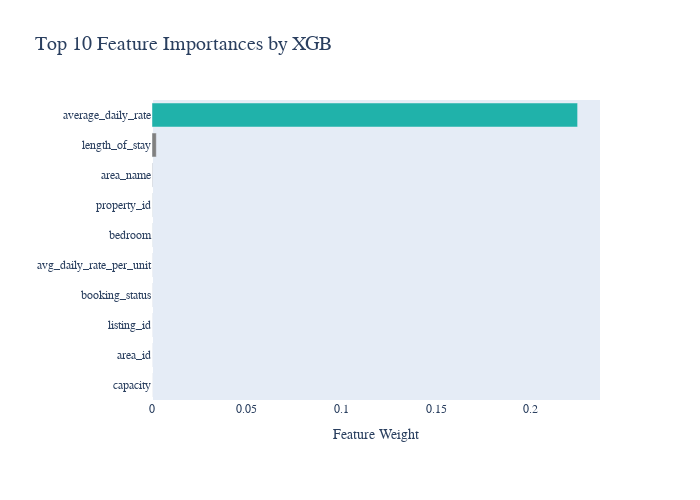

Notebook source saved alongside this figure:
### Code cell
import plotly.express as px

# Ambil 10 fitur teratas
top_10_features = feature_importances_xgb.nlargest(10, 'feature_weight')
feature_importances_xgb = a[a['index'].isin(x.columns)]


fig = px.bar(
    x=top_10_features['feature_weight'],
    y=top_10_features['index'],  # Ganti 'nama_fitur' dengan nama kolom yang berisi nama fitur Anda
    orientation='h',
    width=700,
    height=500,
)

fig.update_layout(
    autosize=False,
    title="Top 10 Feature Importances by XGB",
    font_family="San Serif",
    titlefont={'size': 20},
    margin=dict(l=150, r=100, b=100, t=100),
     xaxis_title="Feature Weight",
     yaxis_title=""
)

fig.update_xaxes(showgrid=False)
fig.update_yaxes(showgrid=False, categoryorder='total ascending')

colors = ['gray',] * 10
colors[0]  = 'lightseagreen'
colors[-1] = 'lightsalmon'
fig.update_traces(marker_color=colors, marker_line_color=None,
                   opacity=None)

fig.show()

### Figure 1 — Plotly figure (JSON) as saved in the notebook; plotly's stock layout.template omitted (floating-point values rounded to 4 significant figures)
{"data": [{"alignmentgroup": "True", "hovertemplate": "x=%{x}<br>y=%{y}<extra></extra>", "legendgroup": "", "marker": {"color": ["lightseagreen", "gray", "gray", "gray", "gray", "gray", "gray", "gray", "gray", "lightsalmon"], "pattern": {"shape": ""}}, "name": "", "offsetgroup": "", "orientation": "h", "showlegend": false, "textposition": "auto", "type": "bar", "x": [0.2248, 0.00227, 0.0001929, 7.829e-05, 6.631e-05, 4.896e-05, 4.856e-05, 3.229e-05, 2.621e-05, 2.54e-05], "xaxis": "x", "y": ["average_daily_rate", "length_of_stay", "area_name", "property_id", "bedroom", "avg_daily_rate_per_unit", "booking_status", "listing_id", "area_id", "capacity"], "yaxis": "y"}], "layout": {"autosize": false, "barmode": "relative", "font": {"family": "San Serif"}, "height": 500, "legend": {"tracegroupgap": 0}, "margin": {"b": 100, "l": 150, "r": 100, "t": 100}, "title": {"font": {"size": 20}, "text": "Top 10 Feature Importances by XGB"}, "width": 700, "xaxis": {"anchor": "y", "domain": [0, 1], "showgrid": false, "title": {"text": "Feature Weight"}}, "yaxis": {"anchor": "x", "categoryorder": "total ascending", "domain": [0, 1], "showgrid": false, "title": {"text": ""}}}}
